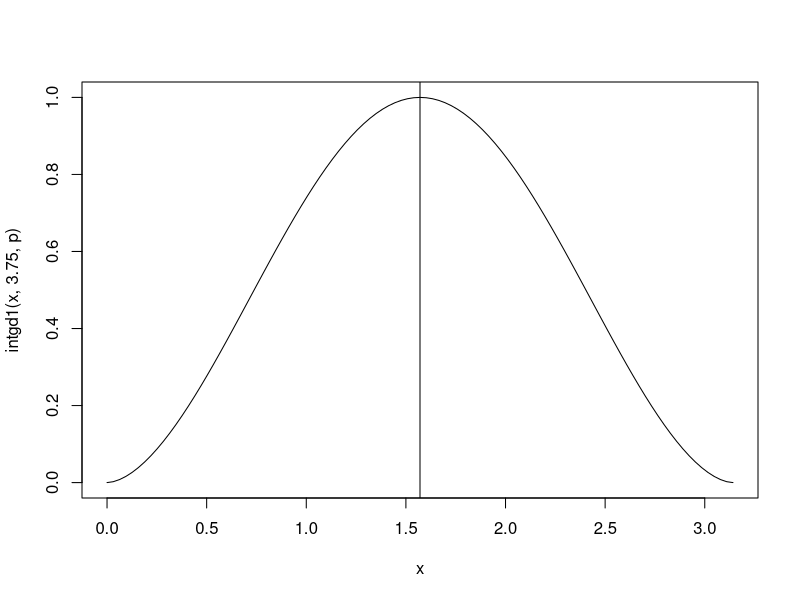
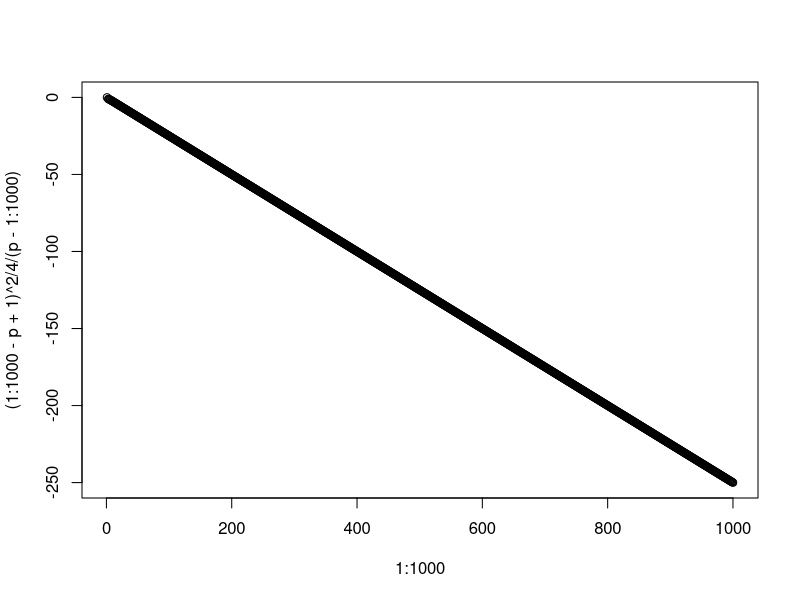
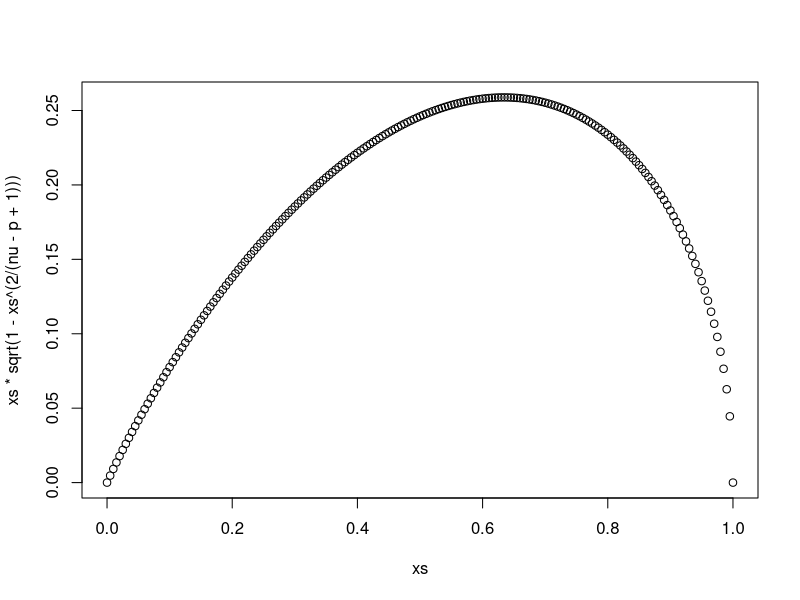
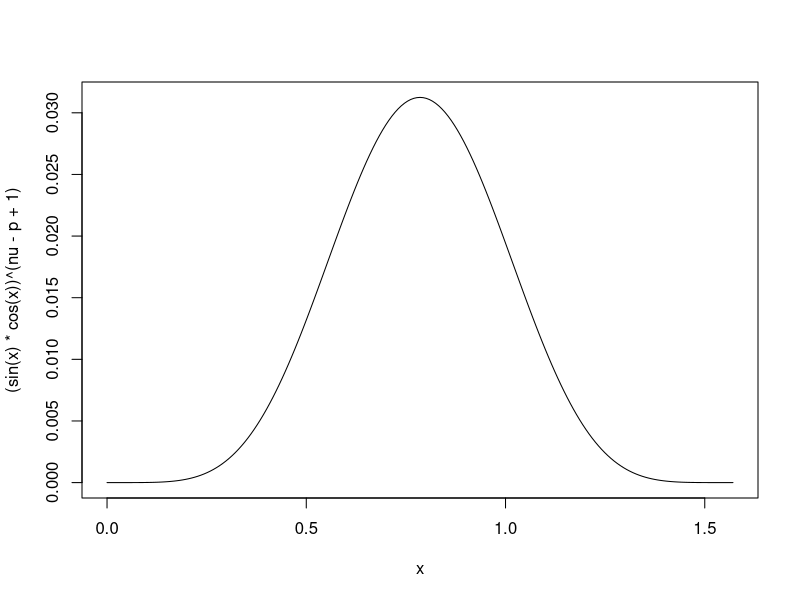
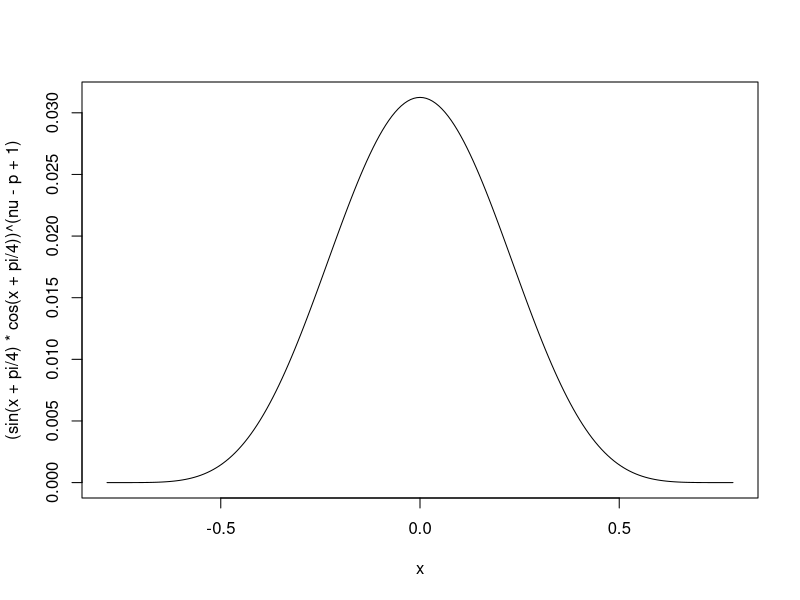
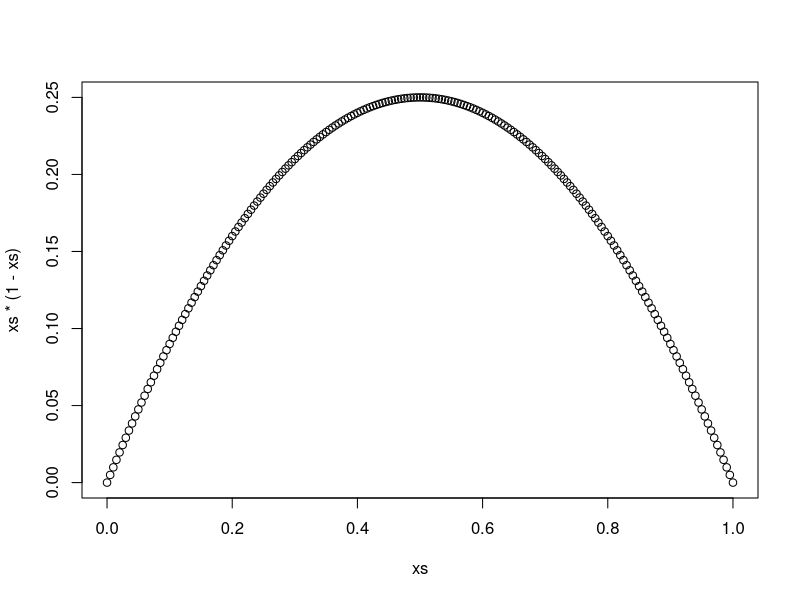

Write the R code that produced these figures, in order.
intgd1 <- function(x, nu, p) {
    return(sin(x)^(nu-p))
}

nu <- 6
p <- 2

# demonstrate known integral identity
integrate(intgd1, 0, pi/2, nu = nu, p = p)
.5 * beta((nu-p + 1)/2, 1/2)

curve(intgd1(x, 3.75, p), 0, pi)
abline(v = pi/2)

# proposed integral identity
integrate(intgd1, 0, pi, nu = nu, p = p)
beta((nu-p + 1)/2, 1/2)




sqrt(pi) * gamma(5 - 8*nu + nu^2) * gamma(nu) / gamma(13/2 - 8*nu + nu^2)

plot(1:1000, (1:1000 - p + 1)^2 / 4 / (p - 1:1000))


xs <- seq(0, 1, length.out = 201)
plot(xs, xs*sqrt(1 - xs^(2/(nu - p + 1))))

lims <- c(0, pi/2)
sin(lims)
cos(lims)
Arg(cos(lims))
Arg(sin(lims))


curve((sin(x)*cos(x))^(nu-p+1), from = 0, to = pi/2, n = 201)
integrate(
    function(x) {(sin(x)*cos(x))^(nu-p+1)},
    0, pi/2)

curve((sin(x+pi/4)*cos(x+pi/4))^(nu-p+1), from = -pi/4, to = pi/4, n = 201)
integrate(
    function(x) {(sin(x+pi/4)*cos(x+pi/4))^(nu-p+1)},
    -pi/4, pi/4)


1 / (2*(nu - p + 1)) 

nu-p
2*(nu - p + 1)

integrate(
    function(x) (x^(nu - p + 1) * (1 - x^2)^( (nu - p)/2 )),
    0, 1)

integrate(
    function(x) {0.5 * x^((nu - p)/2) * (1 - x)^((nu - p)/2) },
    0, 1)

beta((nu-p)/2 + 1, (nu-p)/2 + 1) * 0.5


# non-Identity V ----------------------------------------------------------

nu <- 5
p <- 2

V <- matrix(c(.75, .1, .1, .25), ncol = 2)
eigen(V)
sum(diag(V))

x <- .1

# sin(x)*cos(x)^(nu - p + 1) *
#     (cos(x)^2 * (1 - 2*V[1,1]) -
#          )^(-p*nu/2)

xs <- seq(0, 1, length.out = 201)
plot(xs , xs * (1 - xs))

AA <- matrix(c(1.25, -1, 
               -1, -.25), 
             ncol = 2, byrow = TRUE)
